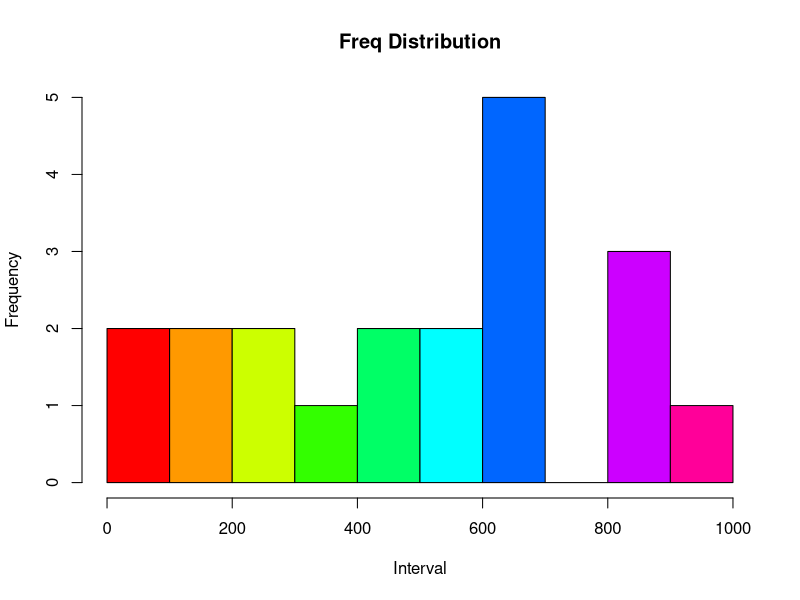

Write the R code that produced this figure.
dataset<-read.csv('dataset.csv')
data<-dataset$Dataset
cut<-seq(0, 1000, by=100)
interval<-cut(data, cut)
interval<-table(interval)
hist(data, breaks=cut, main='Freq Distribution', xlab='Interval', ylab='Frequency', col=rainbow(length(interval)))
